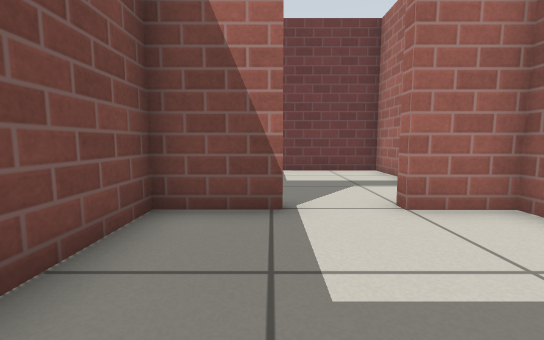
View 1 (above)

24 first-person views from a walk through a world built for the Gazebo simulator. The camera is 0.5 m above the floor, tilts 6° down and sees 90° across. The floor is counted in squares, 0.5 m on a side. Each view is taken from the middle of a square. On the plan, view 1 faces up. The plan holds only what a view shows up to about 11 squares ahead; the rest is blank. Gazebo's built-in surfaces are drawn with simple patterns.

View 2
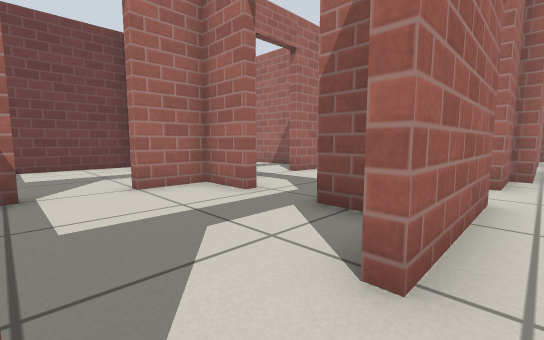

View 3
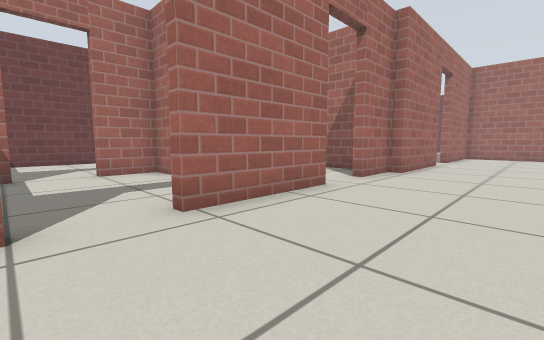

View 4
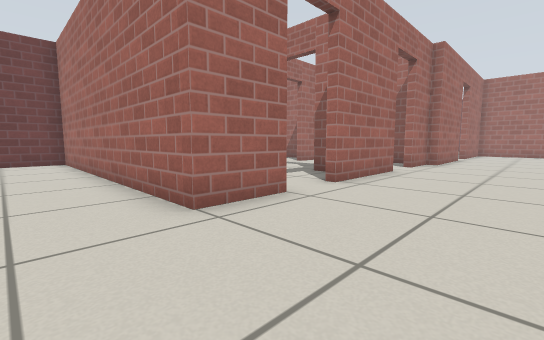

View 5
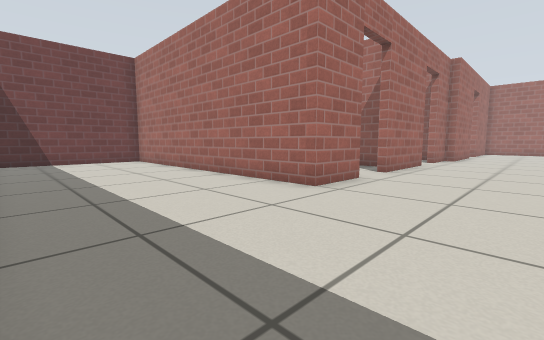

View 6
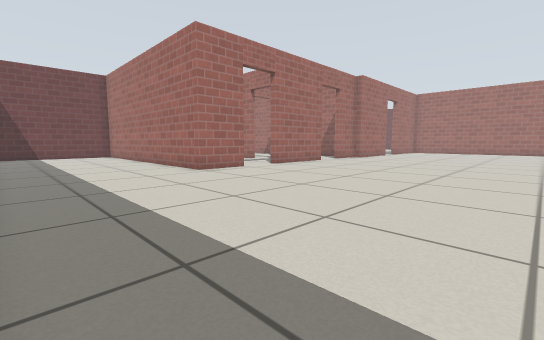

View 7
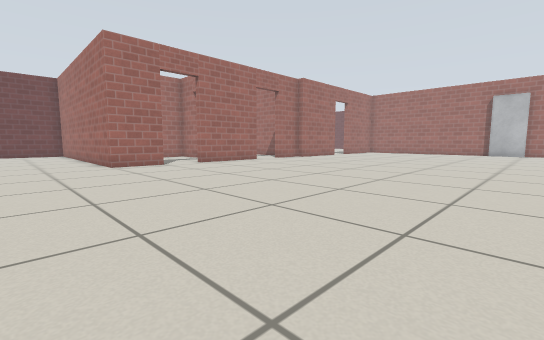

View 8
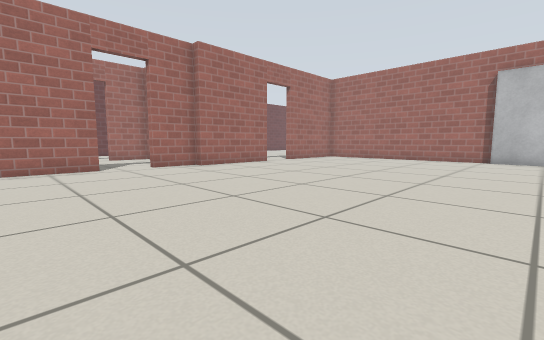

View 9
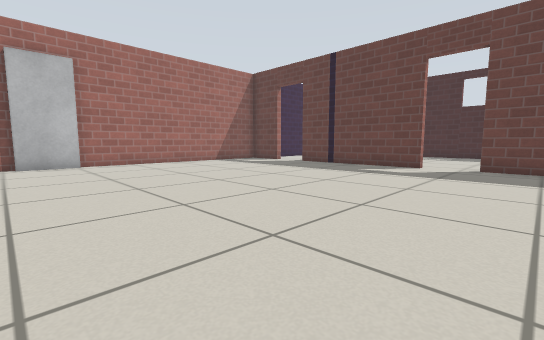

View 10
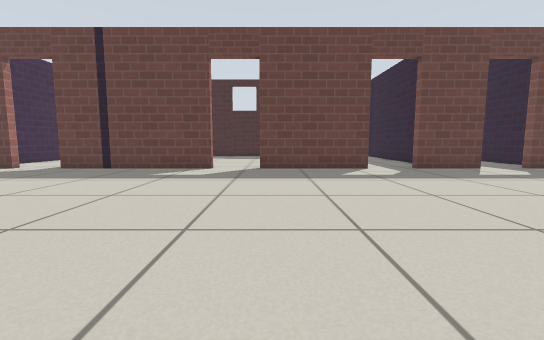

View 11
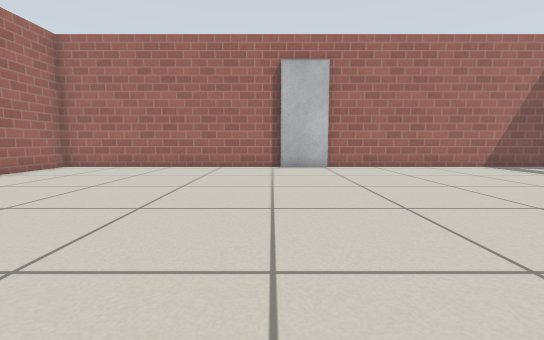

View 12
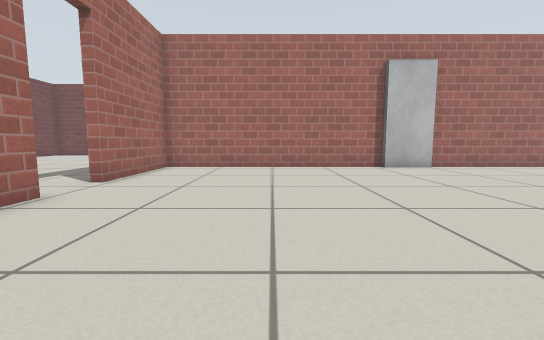

View 13
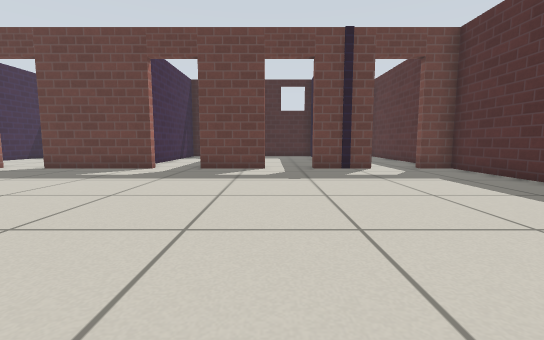

View 14
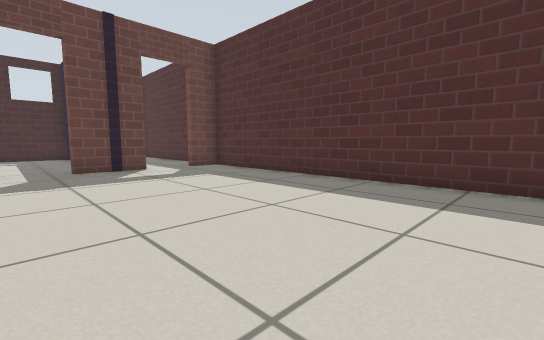

View 15
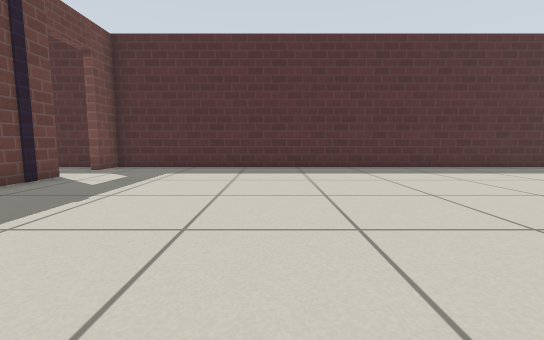

View 16
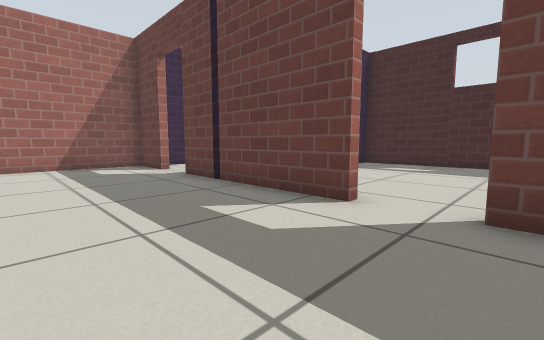

View 17
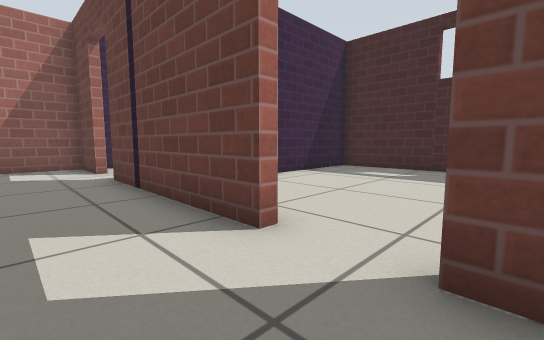

View 18
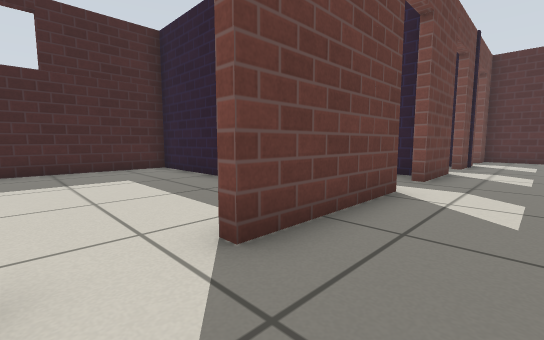

View 19
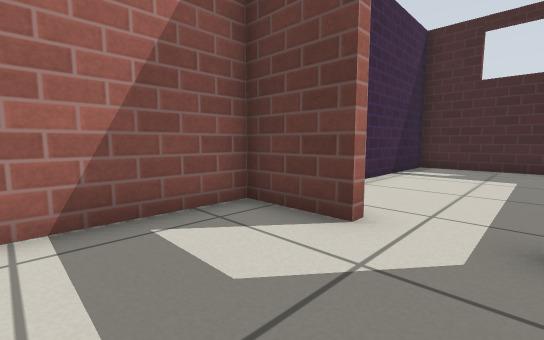

View 20
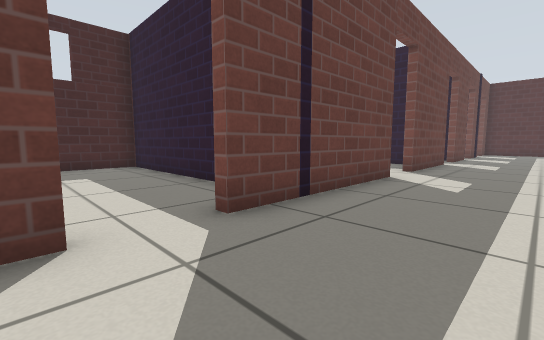

View 21
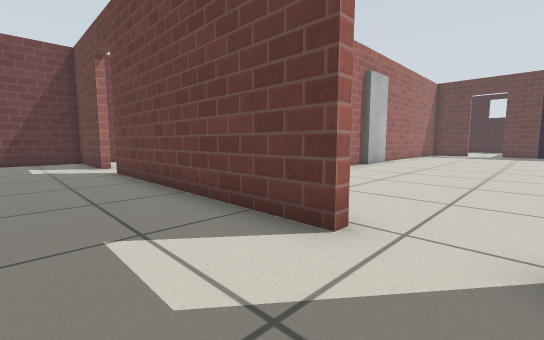

View 22
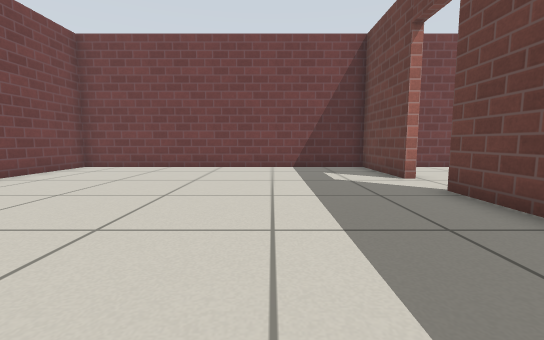

View 23
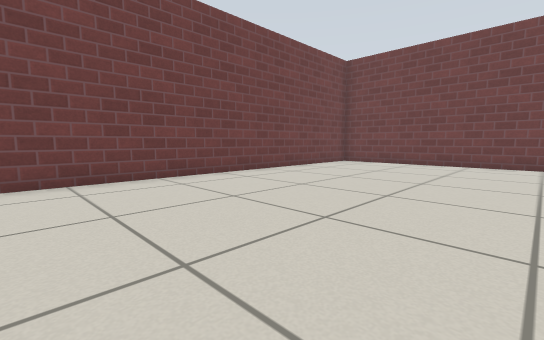

View 24
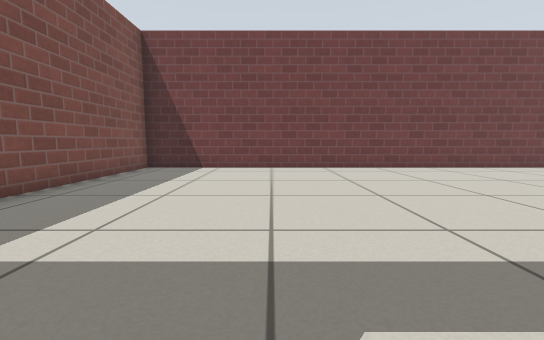

### Floor plan
Ten units are one square. View 1 is at (0, 0); x grows to the right and y downward. Boxes are objects, and circles mark ways between rooms. Rooms are numbered by the first view taken in them; rooms with no view inside come last. Other rooms are left out.
<svg viewBox="-81 -98 362 395">
<path fill="none" stroke="#000" d="M2 -39 -18 -39 -18 -16M36 -24 36 -39 19 -39M36 4 36 -6M54 14 18 14M0 14 -20 14 -20 -93 -71 -93M34 210 75 210M-8 210 17 210M129 19 89 19 89 14 71 14M91 210 149 210M-76 42 -76 210 -64 210M-48 210 -25 210M187 104 187 19 145 19M165 210 187 210 187 121M145 16 225 16M241 16 276 16 276 -93 92 -93 92 -36M46 256 46 292 130 292 130 251M133 236 133 292 183 292 183 248M36 -76 36 -93 2 -93"/>
<rect x="175" y="105" width="20" height="20" fill="#bbb"><title>door leaf</title></rect>
<circle cx="5" cy="10" r="3" fill="#2a7"/>
<circle cx="15" cy="-40" r="3" fill="#2a7"/>
<circle cx="135" cy="20" r="3" fill="#2a7"/>
<circle cx="85" cy="210" r="3" fill="#2a7"/>
<circle cx="155" cy="210" r="3" fill="#2a7"/>
<text x="10" y="-20">1</text>
<text x="40" y="100">2</text>
<text x="180" y="-40">3</text>
<text x="90" y="250">4</text>
<text x="150" y="250">5</text>
<text x="10" y="-70">6</text>
</svg>
Room 1 opens to room 2. Room 1 opens to room 6. Room 2 opens to room 3. Room 2 opens to room 4. Room 2 opens to room 5.

Where each view was taken, in squares from view 1:
view 1: 0 up, 0 right, facing up
view 2: 2 down, 0 right, facing up-right
view 3: 5 down, 0 right, facing up-right
view 4: 5 down, 4 left, facing up-right
view 5: 5 down, 7 left, facing up-right
view 6: 10 down, 7 left, facing up-right
view 7: 13 down, 5 left, facing up-right
view 8: 12 down, 3 right, facing up-right
view 9: 10 down, 6 right, facing down-right
view 10: 11 down, 7 right, facing down
view 11: 10 down, 8 right, facing right
view 12: 6 down, 8 right, facing right
view 13: 11 down, 1 left, facing down
view 14: 11 down, 1 left, facing down-left
view 15: 15 down, 3 right, facing left
view 16: 17 down, 7 right, facing down-right
view 17: 19 down, 7 right, facing down-right
view 18: 19 down, 9 right, facing down-left
view 19: 18 down, 15 right, facing down-right
view 20: 18 down, 17 right, facing down-left
view 21: 1 up, 13 right, facing down-right
view 22: 2 up, 17 right, facing right
view 23: 2 up, 15 right, facing up-right
view 24: 1 down, 14 right, facing up
